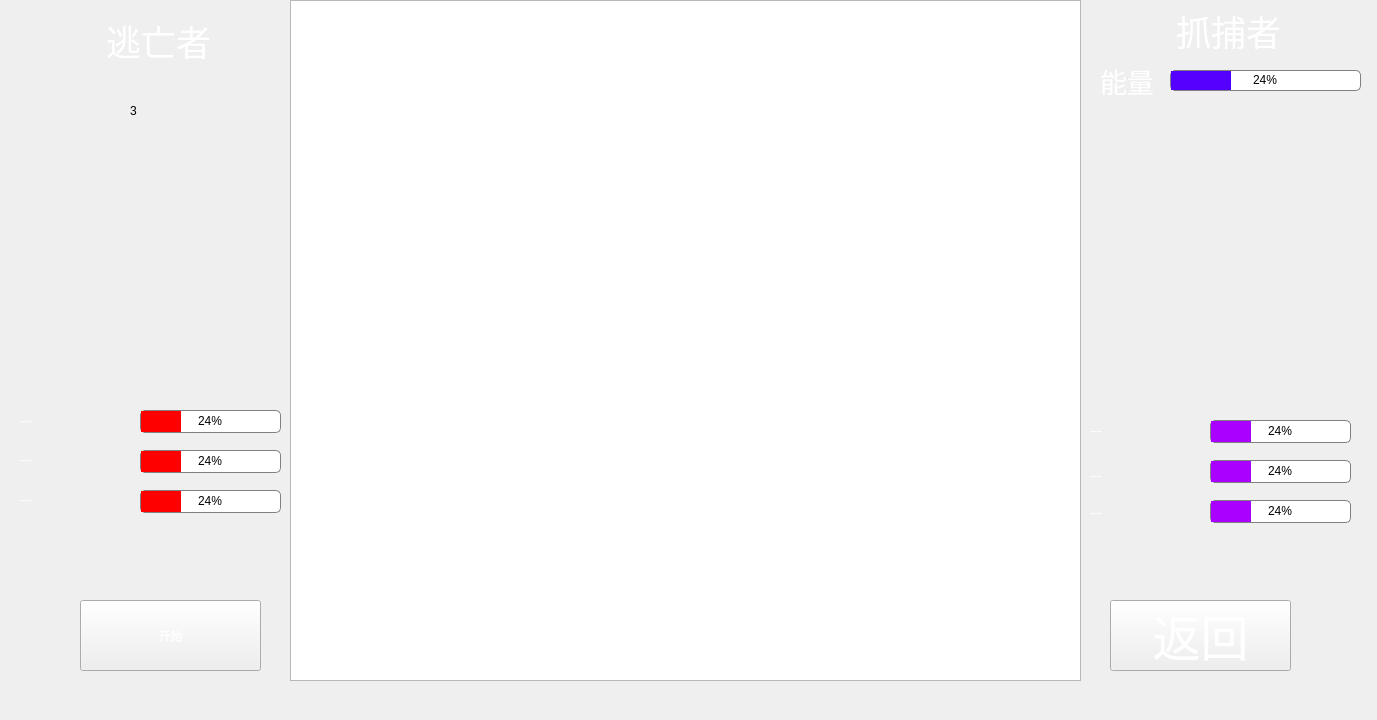
<?xml version="1.0" encoding="UTF-8"?>
<ui version="4.0">
 <class>Game</class>
 <widget class="QWidget" name="Game">
  <property name="geometry">
   <rect>
    <x>0</x>
    <y>0</y>
    <width>1377</width>
    <height>720</height>
   </rect>
  </property>
  <property name="windowTitle">
   <string>Form</string>
  </property>
  <property name="styleSheet">
   <string notr="true">background-image: url(:/sourse/stack_1.jpg);</string>
  </property>
  <widget class="QPushButton" name="pushButton">
   <property name="geometry">
    <rect>
     <x>1110</x>
     <y>600</y>
     <width>181</width>
     <height>71</height>
    </rect>
   </property>
   <property name="font">
    <font>
     <family>华文新魏</family>
     <pointsize>36</pointsize>
     <weight>50</weight>
     <italic>false</italic>
     <bold>false</bold>
    </font>
   </property>
   <property name="styleSheet">
    <string notr="true">font: 36pt &quot;华文新魏&quot;;
color: rgb(255, 255, 255);</string>
   </property>
   <property name="text">
    <string>返回</string>
   </property>
  </widget>
  <widget class="QLabel" name="label_2">
   <property name="geometry">
    <rect>
     <x>1100</x>
     <y>60</y>
     <width>61</width>
     <height>41</height>
    </rect>
   </property>
   <property name="font">
    <font>
     <family>Adobe Arabic</family>
     <pointsize>20</pointsize>
     <weight>50</weight>
     <italic>false</italic>
     <bold>false</bold>
    </font>
   </property>
   <property name="styleSheet">
    <string notr="true">font: 20pt &quot;Adobe Arabic&quot;;
color: rgb(255, 255, 255);
background: transparent;
</string>
   </property>
   <property name="text">
    <string>能量</string>
   </property>
  </widget>
  <widget class="QLabel" name="label_3">
   <property name="geometry">
    <rect>
     <x>1150</x>
     <y>10</y>
     <width>131</width>
     <height>41</height>
    </rect>
   </property>
   <property name="font">
    <font>
     <family>方正字迹-少壮简体</family>
     <pointsize>26</pointsize>
     <weight>50</weight>
     <italic>false</italic>
     <bold>false</bold>
    </font>
   </property>
   <property name="styleSheet">
    <string notr="true">background: transparent;
font: 26pt &quot;方正字迹-少壮简体&quot;;
color: rgb(255, 255, 255);</string>
   </property>
   <property name="text">
    <string>抓捕者</string>
   </property>
   <property name="alignment">
    <set>Qt::AlignRight|Qt::AlignTrailing|Qt::AlignVCenter</set>
   </property>
  </widget>
  <widget class="QLabel" name="label_4">
   <property name="geometry">
    <rect>
     <x>80</x>
     <y>20</y>
     <width>131</width>
     <height>41</height>
    </rect>
   </property>
   <property name="font">
    <font>
     <family>方正字迹-少壮简体</family>
     <pointsize>26</pointsize>
     <weight>50</weight>
     <italic>false</italic>
     <bold>false</bold>
    </font>
   </property>
   <property name="layoutDirection">
    <enum>Qt::RightToLeft</enum>
   </property>
   <property name="styleSheet">
    <string notr="true">background: transparent;
font: 26pt &quot;方正字迹-少壮简体&quot;;
color: rgb(255, 255, 255);</string>
   </property>
   <property name="text">
    <string>逃亡者</string>
   </property>
   <property name="alignment">
    <set>Qt::AlignRight|Qt::AlignTrailing|Qt::AlignVCenter</set>
   </property>
  </widget>
  <widget class="QGraphicsView" name="graphicsView">
   <property name="geometry">
    <rect>
     <x>290</x>
     <y>0</y>
     <width>791</width>
     <height>681</height>
    </rect>
   </property>
   <property name="styleSheet">
    <string notr="true">background-image: url(:/sourse/stack_3.jpg);</string>
   </property>
   <property name="sceneRect">
    <rectf>
     <x>0.000000000000000</x>
     <y>0.000000000000000</y>
     <width>0.000000000000000</width>
     <height>0.000000000000000</height>
    </rectf>
   </property>
   <property name="alignment">
    <set>Qt::AlignCenter</set>
   </property>
  </widget>
  <widget class="QPushButton" name="pushButton_2">
   <property name="geometry">
    <rect>
     <x>80</x>
     <y>600</y>
     <width>181</width>
     <height>71</height>
    </rect>
   </property>
   <property name="styleSheet">
    <string notr="true">font: 36pt &quot;华文新魏&quot;;
color: rgb(255, 255, 255);</string>
   </property>
   <property name="text">
    <string>开始</string>
   </property>
   <property name="iconSize">
    <size>
     <width>68</width>
     <height>12</height>
    </size>
   </property>
  </widget>
  <widget class="QProgressBar" name="pover_energy_progressBar">
   <property name="geometry">
    <rect>
     <x>1170</x>
     <y>70</y>
     <width>191</width>
     <height>21</height>
    </rect>
   </property>
   <property name="styleSheet">
    <string notr="true">QProgressBar {   border: 1px solid grey;   border-radius: 5px;   background-image: url(:/sourse/null.jpg);}

QProgressBar::chunk {
background-color: rgb(85, 0, 255);  width: 20px;}
QProgressBar {   border: 1px solid grey;   border-radius: 5px;   text-align: center;}
</string>
   </property>
   <property name="value">
    <number>24</number>
   </property>
  </widget>
  <widget class="QProgressBar" name="runner_skill_1_progressBar">
   <property name="geometry">
    <rect>
     <x>140</x>
     <y>410</y>
     <width>141</width>
     <height>23</height>
    </rect>
   </property>
   <property name="styleSheet">
    <string notr="true">QProgressBar {   border: 1px solid grey;   border-radius: 5px;   background-image: url(:/sourse/null.jpg);}

QProgressBar::chunk {
background-color: rgb(255, 0, 0);  width: 20px;}
QProgressBar {   border: 1px solid grey;   border-radius: 5px;   text-align: center;}
</string>
   </property>
   <property name="value">
    <number>24</number>
   </property>
  </widget>
  <widget class="QProgressBar" name="runner_skill_2_progressBar">
   <property name="geometry">
    <rect>
     <x>140</x>
     <y>450</y>
     <width>141</width>
     <height>23</height>
    </rect>
   </property>
   <property name="styleSheet">
    <string notr="true">QProgressBar {   border: 1px solid grey;   border-radius: 5px;   background-image: url(:/sourse/null.jpg);}

QProgressBar::chunk {
background-color: rgb(255, 0, 0);  width: 20px;}
QProgressBar {   border: 1px solid grey;   border-radius: 5px;   text-align: center;}
</string>
   </property>
   <property name="value">
    <number>24</number>
   </property>
  </widget>
  <widget class="QProgressBar" name="runner_skill_3_progressBar">
   <property name="geometry">
    <rect>
     <x>140</x>
     <y>490</y>
     <width>141</width>
     <height>23</height>
    </rect>
   </property>
   <property name="styleSheet">
    <string notr="true">QProgressBar {   border: 1px solid grey;   border-radius: 5px;   background-image: url(:/sourse/null.jpg);}

QProgressBar::chunk {
background-color: rgb(255, 0, 0);  width: 20px;}
QProgressBar {   border: 1px solid grey;   border-radius: 5px;   text-align: center;}
</string>
   </property>
   <property name="value">
    <number>24</number>
   </property>
  </widget>
  <widget class="QProgressBar" name="catcher_skill_1_progressBar">
   <property name="geometry">
    <rect>
     <x>1210</x>
     <y>420</y>
     <width>141</width>
     <height>23</height>
    </rect>
   </property>
   <property name="styleSheet">
    <string notr="true">QProgressBar {   border: 1px solid grey;   border-radius: 5px;   background-image: url(:/sourse/null.jpg);}

QProgressBar::chunk {
background-color: rgb(170, 0, 255) ; width: 20px;}
QProgressBar {   border: 1px solid grey;   border-radius: 5px;   text-align: center;}
</string>
   </property>
   <property name="value">
    <number>24</number>
   </property>
  </widget>
  <widget class="QProgressBar" name="catcher_skill_2_progressBar">
   <property name="geometry">
    <rect>
     <x>1210</x>
     <y>460</y>
     <width>141</width>
     <height>23</height>
    </rect>
   </property>
   <property name="styleSheet">
    <string notr="true">QProgressBar {   border: 1px solid grey;   border-radius: 5px;   background-image: url(:/sourse/null.jpg);}

QProgressBar::chunk {
background-color: rgb(170, 0, 255) ; width: 20px;}
QProgressBar {   border: 1px solid grey;   border-radius: 5px;   text-align: center;}
</string>
   </property>
   <property name="value">
    <number>24</number>
   </property>
  </widget>
  <widget class="QProgressBar" name="catcher_skill_3_progressBar">
   <property name="geometry">
    <rect>
     <x>1210</x>
     <y>500</y>
     <width>141</width>
     <height>23</height>
    </rect>
   </property>
   <property name="styleSheet">
    <string notr="true">QProgressBar {   border: 1px solid grey;   border-radius: 5px;   background-image: url(:/sourse/null.jpg);}

QProgressBar::chunk {
background-color: rgb(170, 0, 255) ; width: 20px;}
QProgressBar {   border: 1px solid grey;   border-radius: 5px;   text-align: center;}
</string>
   </property>
   <property name="value">
    <number>24</number>
   </property>
  </widget>
  <widget class="QLabel" name="runner_skill_1_label">
   <property name="geometry">
    <rect>
     <x>20</x>
     <y>410</y>
     <width>111</width>
     <height>21</height>
    </rect>
   </property>
   <property name="styleSheet">
    <string notr="true">font: 12pt &quot;Adobe Arabic&quot;;
color: rgb(255, 255, 255);
background: transparent;</string>
   </property>
   <property name="text">
    <string>---</string>
   </property>
  </widget>
  <widget class="QLabel" name="runner_skill_2_label">
   <property name="geometry">
    <rect>
     <x>20</x>
     <y>450</y>
     <width>111</width>
     <height>20</height>
    </rect>
   </property>
   <property name="styleSheet">
    <string notr="true">font: 12pt &quot;Adobe Arabic&quot;;
color: rgb(255, 255, 255);
background: transparent;</string>
   </property>
   <property name="text">
    <string>---</string>
   </property>
  </widget>
  <widget class="QLabel" name="runner_skill_3_label">
   <property name="geometry">
    <rect>
     <x>20</x>
     <y>490</y>
     <width>111</width>
     <height>20</height>
    </rect>
   </property>
   <property name="styleSheet">
    <string notr="true">font: 12pt &quot;Adobe Arabic&quot;;
color: rgb(255, 255, 255);
background: transparent;</string>
   </property>
   <property name="text">
    <string>---</string>
   </property>
  </widget>
  <widget class="QLabel" name="catcher_skill_2_label">
   <property name="geometry">
    <rect>
     <x>1090</x>
     <y>465</y>
     <width>121</width>
     <height>21</height>
    </rect>
   </property>
   <property name="styleSheet">
    <string notr="true">font: 12pt &quot;Adobe Arabic&quot;;
color: rgb(255, 255, 255);
background: transparent;</string>
   </property>
   <property name="text">
    <string>---</string>
   </property>
  </widget>
  <widget class="QLabel" name="catcher_skill_3_label">
   <property name="geometry">
    <rect>
     <x>1090</x>
     <y>502</y>
     <width>121</width>
     <height>21</height>
    </rect>
   </property>
   <property name="styleSheet">
    <string notr="true">font: 12pt &quot;Adobe Arabic&quot;;
color: rgb(255, 255, 255);
background: transparent;</string>
   </property>
   <property name="text">
    <string>---</string>
   </property>
  </widget>
  <widget class="QLabel" name="catcher_skill_1_label">
   <property name="geometry">
    <rect>
     <x>1090</x>
     <y>420</y>
     <width>121</width>
     <height>21</height>
    </rect>
   </property>
   <property name="styleSheet">
    <string notr="true">font: 12pt &quot;Adobe Arabic&quot;;
color: rgb(255, 255, 255);
background: transparent;</string>
   </property>
   <property name="text">
    <string>---</string>
   </property>
  </widget>
  <widget class="QLabel" name="heart_image">
   <property name="geometry">
    <rect>
     <x>100</x>
     <y>70</y>
     <width>91</width>
     <height>81</height>
    </rect>
   </property>
   <property name="styleSheet">
    <string notr="true">border-image: url(:/sourse/heart.png);
background: transparent;
</string>
   </property>
   <property name="text">
    <string/>
   </property>
  </widget>
  <widget class="QLabel" name="heart">
   <property name="geometry">
    <rect>
     <x>130</x>
     <y>90</y>
     <width>31</width>
     <height>41</height>
    </rect>
   </property>
   <property name="styleSheet">
    <string notr="true">background: transparent;
font: 30pt &quot;方正字迹-少壮简体&quot;;</string>
   </property>
   <property name="text">
    <string>3</string>
   </property>
  </widget>
 </widget>
 <resources/>
 <connections/>
</ui>
